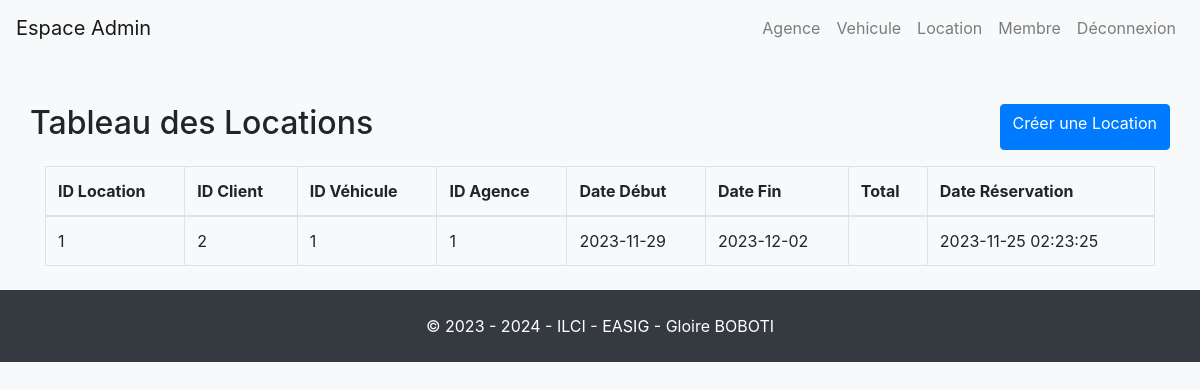
The page /location.php on the database its author committed.
### tables this page shows
CREATE TABLE IF NOT EXISTS `location` (
  `id_location` int(11) NOT NULL AUTO_INCREMENT,
  `id_client` int(10) DEFAULT NULL,
  `id_vehicule` int(10) DEFAULT NULL,
  `id_agence` int(10) DEFAULT NULL,
  `dateDebut` date DEFAULT NULL,
  `dateFin` date DEFAULT NULL,
  `total` float(10,2) DEFAULT NULL,
  `dateReservation` datetime DEFAULT CURRENT_TIMESTAMP,
  PRIMARY KEY (`id_location`),
  KEY `id_client` (`id_client`),
  KEY `id_vehicule` (`id_vehicule`),
  KEY `id_agence` (`id_agence`)
);

### location.php (the view, shortened to what this page needs)
<!DOCTYPE html>
<html lang="fr">
<head>
    <link rel="stylesheet" href="https://stackpath.bootstrapcdn.com/bootstrap/4.3.1/css/bootstrap.min.css">
</head>
<body class="bg-light">
<?php include 'ad_header.php' ?>
<div class="container mt-5">
    <div class="row justify-content-between mb-3">
        <h2>Tableau des Locations</h2>
        <a href="views/formulaire_location.php" class="btn btn-primary">Créer une Location</a>
    </div>
    <?php
    try {
        $pdo = new PDO("mysql:host=127.0.0.1;dbname=23_24_b2_projet_sira", "root", "");
        $pdo->setAttribute(PDO::ATTR_ERRMODE, PDO::ERRMODE_EXCEPTION);
        $stmt = $pdo->query("SELECT * FROM location");
        $locations = $stmt->fetchAll(PDO::FETCH_ASSOC);
        if (count($locations) > 0) :
            ?>
            <table class="table table-bordered">
                <thead>
                <tr>
                    <th>ID Location</th>
                    <th>ID Client</th>
                    <th>ID Véhicule</th>
                    <th>ID Agence</th>
                    <th>Date Début</th>
                    <th>Date Fin</th>
                    <th>Total</th>
                    <th>Date Réservation</th>
                </tr>
                </thead>
                <tbody>
                <?php foreach ($locations as $location) : ?>
                    <tr>
                        <td><?php echo $location['id_location']; ?></td>
                        <td><?php echo $location['id_client']; ?></td>
                        <td><?php echo $location['id_vehicule']; ?></td>
                        <td><?php echo $location['id_agence']; ?></td>
                        <td><?php echo $location['dateDebut']; ?></td>
                        <td><?php echo $location['dateFin']; ?></td>
                        <td><?php echo $location['total']; ?></td>
                        <td><?php echo $location['dateReservation']; ?></td>
                    </tr>
                <?php endforeach; ?>
                </tbody>
            </table>
        <?php else : ?>
            <p>Aucune location disponible pour le moment.</p>
        <?php endif;
    } catch (PDOException $e) {
        echo "Erreur : " . $e->getMessage();
    }
    ?>
</div>
<?php
    include 'footer.php';
?>
</body>
</html>

### rows shown on the page
location: id_location "1", id_client "2", id_vehicule "1", id_agence "1", dateDebut "2023-11-29", dateFin "2023-12-02", dateReservation "2023-11-25 02:23:25"
